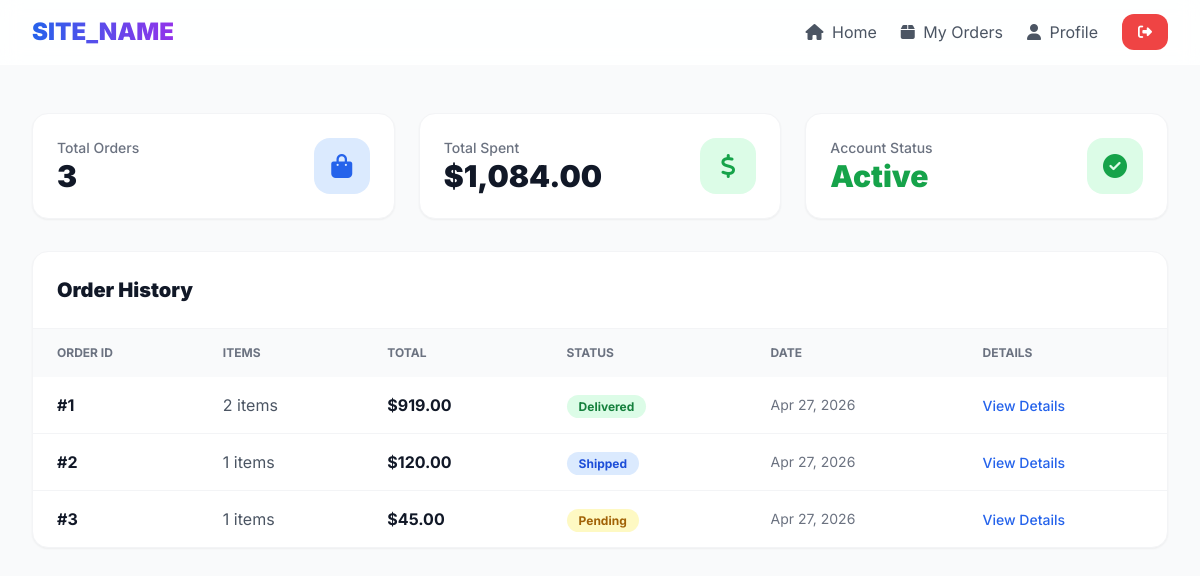
Page /user/orders.php (signed in) on the committed database.
### tables this page shows
CREATE TABLE IF NOT EXISTS orders (
    id INT AUTO_INCREMENT PRIMARY KEY,
    user_id INT NOT NULL,
    total_price DECIMAL(10, 2) NOT NULL,
    status ENUM('Pending', 'Shipped', 'Delivered', 'Cancelled') DEFAULT 'Pending',
    created_at TIMESTAMP DEFAULT CURRENT_TIMESTAMP,
    FOREIGN KEY (user_id) REFERENCES users(id) ON DELETE CASCADE
);

### user/orders.php (the view, shortened to what this page needs)
<?php
require_once '../includes/db.php';
$user_id = $_SESSION['user_id'];
$stmt = $pdo->prepare("SELECT * FROM orders WHERE user_id = ? ORDER BY created_at DESC");
$stmt->execute([$user_id]);
$orders = $stmt->fetchAll();
$total_orders = $pdo->prepare("SELECT COUNT(*) FROM orders WHERE user_id = ?");
$total_orders->execute([$user_id]);
$total_orders = $total_orders->fetchColumn();
$total_spent = $pdo->prepare("SELECT SUM(total_price) FROM orders WHERE user_id = ? AND status != 'Cancelled'");
$total_spent->execute([$user_id]);
$total_spent = $total_spent->fetchColumn() ?? 0;
?>
<!DOCTYPE html>
<html lang="en" class="scroll-smooth">
<head>
    <script src="https://cdn.tailwindcss.com"></script>
    <link rel="stylesheet" href="https://cdnjs.cloudflare.com/ajax/libs/font-awesome/6.4.0/css/all.min.css">
</head>
<body class="bg-gray-50 dark:bg-slate-900 min-h-screen">
    <nav class="glass sticky top-0 z-50 border-b border-white/20 dark:border-slate-700/50">
        <div class="max-w-7xl mx-auto px-4 sm:px-6 lg:px-8">
            <div class="flex justify-between h-16 items-center">
                <a href="../index.php" class="text-2xl font-black bg-gradient-to-r from-blue-600 to-purple-600 bg-clip-text text-transparent"><?php echo SITE_NAME; ?></a>
                <div class="flex space-x-6 items-center">
                    <a href="../index.php" class="text-gray-600 dark:text-gray-300 hover:text-blue-600 transition"><i class="fas fa-home mr-1"></i> Home</a>
                    <a href="dashboard.php" class="text-gray-600 dark:text-gray-300 hover:text-blue-600 transition"><i class="fas fa-box mr-1"></i> My Orders</a>
                    <a href="profile.php" class="text-gray-600 dark:text-gray-300 hover:text-blue-600 transition"><i class="fas fa-user mr-1"></i> Profile</a>
                    <a href="../logout.php" class="bg-red-500 hover:bg-red-600 text-white px-4 py-2 rounded-xl transition text-sm font-bold"><i class="fas fa-sign-out-alt"></i></a>
                </div>
            </div>
        </div>
    </nav>
    <div class="max-w-7xl mx-auto px-4 sm:px-6 lg:px-8 py-12">
        <div class="grid grid-cols-1 md:grid-cols-3 gap-6 mb-8">
            <div class="bg-white dark:bg-slate-800 rounded-2xl shadow-sm border border-gray-100 dark:border-slate-700 p-6">
                <div class="flex items-center justify-between">
                    <div>
                        <p class="text-sm text-gray-500 dark:text-gray-400 font-medium">Total Orders</p>
                        <p class="text-3xl font-black text-gray-900 dark:text-white"><?php echo $total_orders; ?></p>
                    </div>
                    <div class="w-14 h-14 bg-blue-100 dark:bg-blue-900/30 rounded-2xl flex items-center justify-center">
                        <i class="fas fa-shopping-bag text-2xl text-blue-600"></i>
                    </div>
                </div>
            </div>
            <div class="bg-white dark:bg-slate-800 rounded-2xl shadow-sm border border-gray-100 dark:border-slate-700 p-6">
                <div class="flex items-center justify-between">
                    <div>
                        <p class="text-sm text-gray-500 dark:text-gray-400 font-medium">Total Spent</p>
                        <p class="text-3xl font-black text-gray-900 dark:text-white">$<?php echo number_format($total_spent, 2); ?></p>
                    </div>
                    <div class="w-14 h-14 bg-green-100 dark:bg-green-900/30 rounded-2xl flex items-center justify-center">
                        <i class="fas fa-dollar-sign text-2xl text-green-600"></i>
                    </div>
                </div>
            </div>
            <div class="bg-white dark:bg-slate-800 rounded-2xl shadow-sm border border-gray-100 dark:border-slate-700 p-6">
                <div class="flex items-center justify-between">
                    <div>
                        <p class="text-sm text-gray-500 dark:text-gray-400 font-medium">Account Status</p>
                        <p class="text-3xl font-black text-green-600">Active</p>
                    </div>
                    <div class="w-14 h-14 bg-green-100 dark:bg-green-900/30 rounded-2xl flex items-center justify-center">
                        <i class="fas fa-check-circle text-2xl text-green-600"></i>
                    </div>
                </div>
            </div>
        </div>
        <div class="bg-white dark:bg-slate-800 rounded-2xl shadow-sm border border-gray-100 dark:border-slate-700 overflow-hidden">
            <div class="p-6 border-b border-gray-100 dark:border-slate-700">
                <h2 class="text-xl font-black text-gray-900 dark:text-white">Order History</h2>
            </div>
            <?php if(empty($orders)): ?>
            <div class="p-12 text-center">
                <i class="fas fa-shopping-bag text-6xl text-gray-300 mb-4"></i>
                <p class="text-gray-500 font-medium">No orders yet. Start shopping!</p>
                <a href="../index.php" class="inline-block mt-4 bg-blue-600 hover:bg-blue-700 text-white font-bold py-2 px-6 rounded-xl transition">Browse Products</a>
            </div>
            <?php else: ?>
            <div class="overflow-x-auto">
                <table class="w-full text-left">
                    <thead class="bg-gray-50 dark:bg-slate-700/50 text-xs text-gray-500 dark:text-gray-400 uppercase">
                        <tr>
                            <th class="px-6 py-4 font-bold">Order ID</th>
                            <th class="px-6 py-4 font-bold">Items</th>
                            <th class="px-6 py-4 font-bold">Total</th>
                            <th class="px-6 py-4 font-bold">Status</th>
                            <th class="px-6 py-4 font-bold">Date</th>
                            <th class="px-6 py-4 font-bold">Details</th>
                        </tr>
                    </thead>
                    <tbody class="divide-y divide-gray-100 dark:divide-slate-700">
                        <?php foreach($orders as $order): ?>
                        <?php
                        $items_count = $pdo->prepare("SELECT COUNT(*) FROM order_items WHERE order_id = ?");
                        $items_count->execute([$order['id']]);
                        $count = $items_count->fetchColumn();
                        ?>
                        <tr class="hover:bg-gray-50 dark:hover:bg-slate-700/50 transition">
                            <td class="px-6 py-4 font-bold text-gray-900 dark:text-white">#<?php echo $order['id']; ?></td>
                            <td class="px-6 py-4 text-gray-600 dark:text-gray-300"><?php echo $count; ?> items</td>
                            <td class="px-6 py-4 font-bold text-gray-900 dark:text-white">$<?php echo number_format($order['total_price'], 2); ?></td>
                            <td class="px-6 py-4">
                                <?php
                                $statusClass = match($order['status']) {
                                    'Pending' => 'bg-yellow-100 text-yellow-700',
                                    'Shipped' => 'bg-blue-100 text-blue-700',
                                    'Delivered' => 'bg-green-100 text-green-700',
                                    'Cancelled' => 'bg-red-100 text-red-700',
                                    default => 'bg-gray-100 text-gray-700'
                                };
                                ?>
                                <span class="px-3 py-1 rounded-full text-xs font-bold <?php echo $statusClass; ?>"><?php echo $order['status']; ?></span>
                            </td>
                            <td class="px-6 py-4 text-sm text-gray-500 dark:text-gray-400"><?php echo date('M d, Y', strtotime($order['created_at'])); ?></td>
                            <td class="px-6 py-4">
                                <button onclick="viewOrderDetails(<?php echo $order['id']; ?>)" class="text-blue-600 hover:text-blue-800 font-medium text-sm">View Details</button>
                            </td>
                        </tr>
                        <?php endforeach; ?>
                    </tbody>
                </table>
            </div>
            <?php endif; ?>
        </div>
    </div>
</body>
</html>

### user/orders.php (style rules this page uses)
body { font-family: 'Inter', sans-serif; }
.glass { background: rgba(255,255,255,0.85); backdrop-filter: blur(10px); }

### rows in the picture
orders: id "1", count "2", total_price "919.00", status "Delivered", created_at "Apr 27, 2026"
orders: id "2", count "1", total_price "120.00", status "Shipped", created_at "Apr 27, 2026"
orders: id "3", count "1", total_price "45.00", status "Pending", created_at "Apr 27, 2026"

### other values in the picture
$total_orders "3"
$total_spent "1,084.00"
